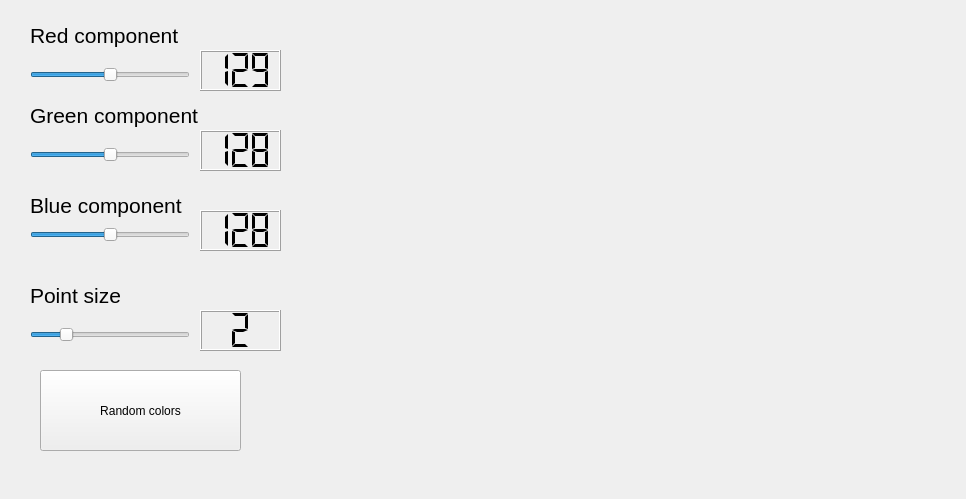
<?xml version="1.0" encoding="UTF-8"?>
<ui version="4.0">
 <class>PCLViewer</class>
 <widget class="QMainWindow" name="PCLViewer">
  <property name="geometry">
   <rect>
    <x>0</x>
    <y>0</y>
    <width>966</width>
    <height>499</height>
   </rect>
  </property>
  <property name="minimumSize">
   <size>
    <width>0</width>
    <height>0</height>
   </size>
  </property>
  <property name="maximumSize">
   <size>
    <width>5000</width>
    <height>5000</height>
   </size>
  </property>
  <property name="windowTitle">
   <string>PCLViewer</string>
  </property>
  <widget class="QWidget" name="centralwidget">
   <widget class="QVTKWidget" name="qvtkWidget" native="true">
    <property name="geometry">
     <rect>
      <x>300</x>
      <y>10</y>
      <width>640</width>
      <height>480</height>
     </rect>
    </property>
   </widget>
   <widget class="QSlider" name="horizontalSlider_R">
    <property name="geometry">
     <rect>
      <x>30</x>
      <y>60</y>
      <width>160</width>
      <height>29</height>
     </rect>
    </property>
    <property name="maximum">
     <number>255</number>
    </property>
    <property name="value">
     <number>128</number>
    </property>
    <property name="orientation">
     <enum>Qt::Horizontal</enum>
    </property>
   </widget>
   <widget class="QSlider" name="horizontalSlider_G">
    <property name="geometry">
     <rect>
      <x>30</x>
      <y>140</y>
      <width>160</width>
      <height>29</height>
     </rect>
    </property>
    <property name="maximum">
     <number>255</number>
    </property>
    <property name="value">
     <number>128</number>
    </property>
    <property name="orientation">
     <enum>Qt::Horizontal</enum>
    </property>
   </widget>
   <widget class="QSlider" name="horizontalSlider_B">
    <property name="geometry">
     <rect>
      <x>30</x>
      <y>220</y>
      <width>160</width>
      <height>29</height>
     </rect>
    </property>
    <property name="maximum">
     <number>255</number>
    </property>
    <property name="value">
     <number>128</number>
    </property>
    <property name="orientation">
     <enum>Qt::Horizontal</enum>
    </property>
   </widget>
   <widget class="QLCDNumber" name="lcdNumber_R">
    <property name="geometry">
     <rect>
      <x>200</x>
      <y>50</y>
      <width>81</width>
      <height>41</height>
     </rect>
    </property>
    <property name="digitCount">
     <number>3</number>
    </property>
    <property name="segmentStyle">
     <enum>QLCDNumber::Flat</enum>
    </property>
    <property name="intValue" stdset="0">
     <number>129</number>
    </property>
   </widget>
   <widget class="QLCDNumber" name="lcdNumber_G">
    <property name="geometry">
     <rect>
      <x>200</x>
      <y>130</y>
      <width>81</width>
      <height>41</height>
     </rect>
    </property>
    <property name="digitCount">
     <number>3</number>
    </property>
    <property name="segmentStyle">
     <enum>QLCDNumber::Flat</enum>
    </property>
    <property name="intValue" stdset="0">
     <number>128</number>
    </property>
   </widget>
   <widget class="QLCDNumber" name="lcdNumber_B">
    <property name="geometry">
     <rect>
      <x>200</x>
      <y>210</y>
      <width>81</width>
      <height>41</height>
     </rect>
    </property>
    <property name="digitCount">
     <number>3</number>
    </property>
    <property name="segmentStyle">
     <enum>QLCDNumber::Flat</enum>
    </property>
    <property name="intValue" stdset="0">
     <number>128</number>
    </property>
   </widget>
   <widget class="QSlider" name="horizontalSlider_p">
    <property name="geometry">
     <rect>
      <x>30</x>
      <y>320</y>
      <width>160</width>
      <height>29</height>
     </rect>
    </property>
    <property name="minimum">
     <number>1</number>
    </property>
    <property name="maximum">
     <number>6</number>
    </property>
    <property name="value">
     <number>2</number>
    </property>
    <property name="orientation">
     <enum>Qt::Horizontal</enum>
    </property>
   </widget>
   <widget class="QLCDNumber" name="lcdNumber_p">
    <property name="geometry">
     <rect>
      <x>200</x>
      <y>310</y>
      <width>81</width>
      <height>41</height>
     </rect>
    </property>
    <property name="digitCount">
     <number>1</number>
    </property>
    <property name="segmentStyle">
     <enum>QLCDNumber::Flat</enum>
    </property>
    <property name="intValue" stdset="0">
     <number>2</number>
    </property>
   </widget>
   <widget class="QLabel" name="label">
    <property name="geometry">
     <rect>
      <x>30</x>
      <y>20</y>
      <width>191</width>
      <height>31</height>
     </rect>
    </property>
    <property name="font">
     <font>
      <pointsize>16</pointsize>
      <weight>50</weight>
      <italic>false</italic>
      <bold>false</bold>
     </font>
    </property>
    <property name="text">
     <string>Red component</string>
    </property>
   </widget>
   <widget class="QLabel" name="label_2">
    <property name="geometry">
     <rect>
      <x>30</x>
      <y>100</y>
      <width>191</width>
      <height>31</height>
     </rect>
    </property>
    <property name="font">
     <font>
      <pointsize>16</pointsize>
      <weight>50</weight>
      <italic>false</italic>
      <bold>false</bold>
     </font>
    </property>
    <property name="text">
     <string>Green component</string>
    </property>
   </widget>
   <widget class="QLabel" name="label_3">
    <property name="geometry">
     <rect>
      <x>30</x>
      <y>190</y>
      <width>191</width>
      <height>31</height>
     </rect>
    </property>
    <property name="font">
     <font>
      <pointsize>16</pointsize>
      <weight>50</weight>
      <italic>false</italic>
      <bold>false</bold>
     </font>
    </property>
    <property name="text">
     <string>Blue component</string>
    </property>
   </widget>
   <widget class="QLabel" name="label_4">
    <property name="geometry">
     <rect>
      <x>30</x>
      <y>280</y>
      <width>141</width>
      <height>31</height>
     </rect>
    </property>
    <property name="font">
     <font>
      <pointsize>16</pointsize>
      <weight>50</weight>
      <italic>false</italic>
      <bold>false</bold>
     </font>
    </property>
    <property name="text">
     <string>Point size</string>
    </property>
   </widget>
   <widget class="QPushButton" name="pushButton_random">
    <property name="geometry">
     <rect>
      <x>40</x>
      <y>370</y>
      <width>201</width>
      <height>81</height>
     </rect>
    </property>
    <property name="text">
     <string>Random colors</string>
    </property>
   </widget>
  </widget>
 </widget>
 <customwidgets>
  <customwidget>
   <class>QVTKWidget</class>
   <extends>QWidget</extends>
   <header>QVTKWidget.h</header>
  </customwidget>
 </customwidgets>
 <resources/>
 <connections>
  <connection>
   <sender>horizontalSlider_R</sender>
   <signal>sliderMoved(int)</signal>
   <receiver>lcdNumber_R</receiver>
   <slot>display(int)</slot>
   <hints>
    <hint type="sourcelabel">
     <x>136</x>
     <y>111</y>
    </hint>
    <hint type="destinationlabel">
     <x>222</x>
     <y>115</y>
    </hint>
   </hints>
  </connection>
  <connection>
   <sender>horizontalSlider_G</sender>
   <signal>sliderMoved(int)</signal>
   <receiver>lcdNumber_G</receiver>
   <slot>display(int)</slot>
   <hints>
    <hint type="sourcelabel">
     <x>166</x>
     <y>193</y>
    </hint>
    <hint type="destinationlabel">
     <x>235</x>
     <y>195</y>
    </hint>
   </hints>
  </connection>
  <connection>
   <sender>horizontalSlider_B</sender>
   <signal>sliderMoved(int)</signal>
   <receiver>lcdNumber_B</receiver>
   <slot>display(int)</slot>
   <hints>
    <hint type="sourcelabel">
     <x>185</x>
     <y>273</y>
    </hint>
    <hint type="destinationlabel">
     <x>224</x>
     <y>275</y>
    </hint>
   </hints>
  </connection>
  <connection>
   <sender>horizontalSlider_p</sender>
   <signal>sliderMoved(int)</signal>
   <receiver>lcdNumber_p</receiver>
   <slot>display(int)</slot>
   <hints>
    <hint type="sourcelabel">
     <x>136</x>
     <y>352</y>
    </hint>
    <hint type="destinationlabel">
     <x>253</x>
     <y>342</y>
    </hint>
   </hints>
  </connection>
 </connections>
</ui>
